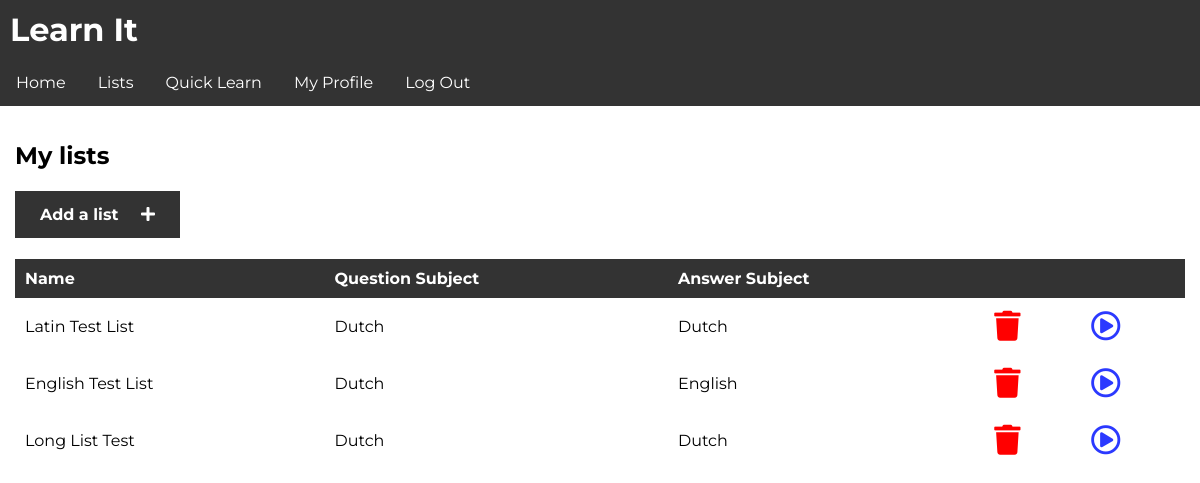
Before: /app/lists/ (signed in) with the older database file.
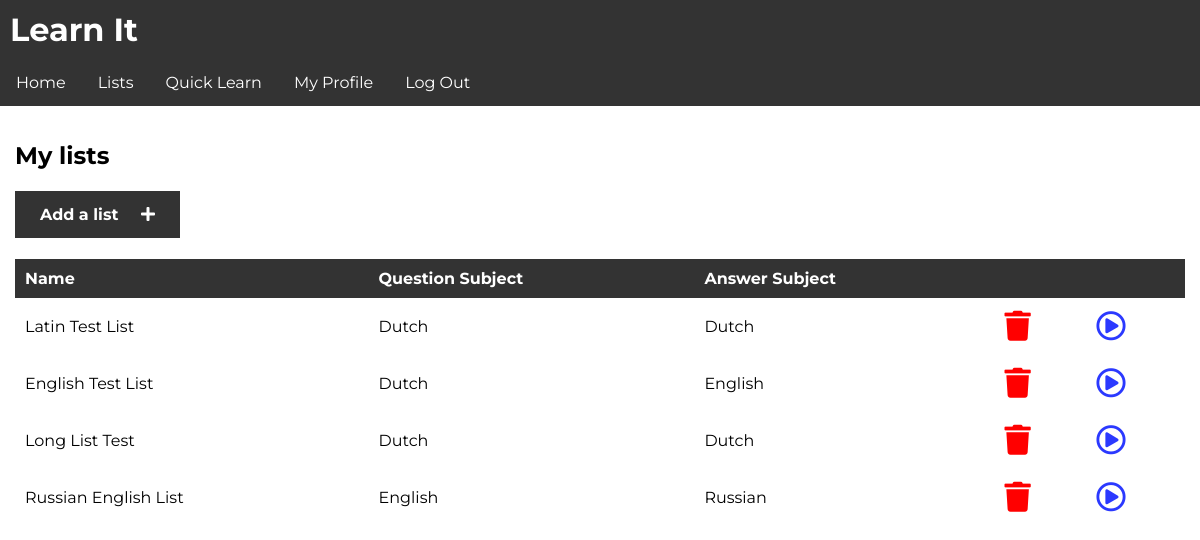
After: the same page with the newer database file.
### learnit/models.py (models this page shows, shortened)
class List(models.Model):
    name = models.CharField(max_length=255)
    owner = models.ForeignKey(to=User, on_delete=models.CASCADE)
    question_subject = models.ForeignKey(to=Subject, on_delete=models.PROTECT, related_name='question_subject')
    answer_subject = models.ForeignKey(to=Subject, on_delete=models.PROTECT, related_name='answer_subject')
    questions = models.ManyToManyField(to=Question)
    def get_test(self):
        return str(self.pk)

class Subject(models.Model):
    name = models.CharField(max_length=255)
    def __str__(self):
        return self.name

### learnit/views.py (the view)
# urls.py: path('app/lists/', views.lists, name='lists'),
def lists(request):
    if not request.user.is_authenticated:
        return redirect('/login')
    n_lists = List.objects.filter(owner=request.user)
    return render(request, 'app/lists.html', {
        'lists': n_lists,
        'username': request.user.username
    })

### templates/app/lists.html (shortened to what this page needs)
{% extends 'base.html' %}
{% block content %}
  <h2>My lists</h2>
  <h4><a class="link_button" href="/app/add">Add a list &nbsp;&nbsp;&nbsp;&nbsp;<i class="fas fa-plus"></i></a></h4>
  {% if lists %}
  <table>
  <tr id="table_header">
  <td>Name</td>
  <td>Question Subject</td>
  <td>Answer Subject</td>
  <td></td>
  <td></td>
</tr>
{% for list in lists %}
<tr>
  <td>{{ list.name }}</td>
  <td>{{ list.question_subject }}</td>
  <td>{{ list.answer_subject }}</td>
  <td><a class="delete_list" href="/app/delete/{{ list.get_test }}"><i class="fas fa-trash"></i></a></td>
  <td><a class="test_list" href="/app/test/{{ list.get_test }}"><i class="far fa-play-circle"></i></a></td>
</tr>
{% endfor %}
</table>
{% endif %}
{% endblock %}

### templates/base.html (shortened to what this page needs)
{% load static %}
<!doctype html>
<html lang="nl">
<head>
            <link rel="stylesheet" href="{% static "css/style.css" %}">
            <link rel="stylesheet" href="https://use.fontawesome.com/releases/v5.7.2/css/all.css">
</head>
<body>
  <div class="wrapper">
  <div class="header">
  <h1 id="title">Learn It</h1>
  <nav>
  <li class="nav-item"><a href="/">Home</a></li>
  <li class="nav-item"><a href="/app/lists">Lists</a></li>
  <li class="nav-item"><a href="#">Quick Learn</a></li>
  {% if user.is_authenticated %}
  <li class="nav-item"><a href="/user/profile">My Profile</a></li>
  <li class="nav-item"><a href="/logout">Log Out</a></li>
  {% else %}
  <li class="nav-item"><a href="/login">Log In</a></li>
  <li class="nav-item"><a href="/register">Register</a></li>
  {% endif %}
</nav>
</div>
  <div class="content">
  {% block content %}
  {% endblock %}
</div>
</div>
</body>
</html>

### learnit/static/css/style.css (style rules this page uses)
html, body { margin: 0; padding: 0; }
* { font-family: 'Montserrat', sans-serif; }
nav { list-style-type: none; margin: 0; padding: 0; overflow: hidden; background-color: #333; }
.nav-item { float: left; }
.nav-item a { display: block; color: white; text-align: center; padding: 14px 16px; text-decoration: none; }
#title { width: 100%; padding-left: 10px; padding-top: 10px; padding-bottom: 10px; height: 100%; margin: 0; background-color: #333; color: #fff; }
.content { padding: 15px; }
table { width: 100%; vertical-align: top; text-align: left; border-spacing: 0; border-collapse: collapse; }
td { width: auto; }
.delete_list { color: red; }
.test_list { color: #2b39ff; }
.test_list, .delete_list { font-size: 30px; }
#table_header { background-color: #333; color: white; width: 100%; margin: 0; font-weight: bold; }
td { margin: 0; padding: 10px; }
.link_button:link, .link_button:visited { background-color: #333; color: white; padding: 14px 25px; text-align: center; text-decoration: none; display: inline-block; }
h2 { font-weight: bold; }

Changed rows visible on the page:
added List: name "Russian English List", question_subject "English", answer_subject "Russian"
